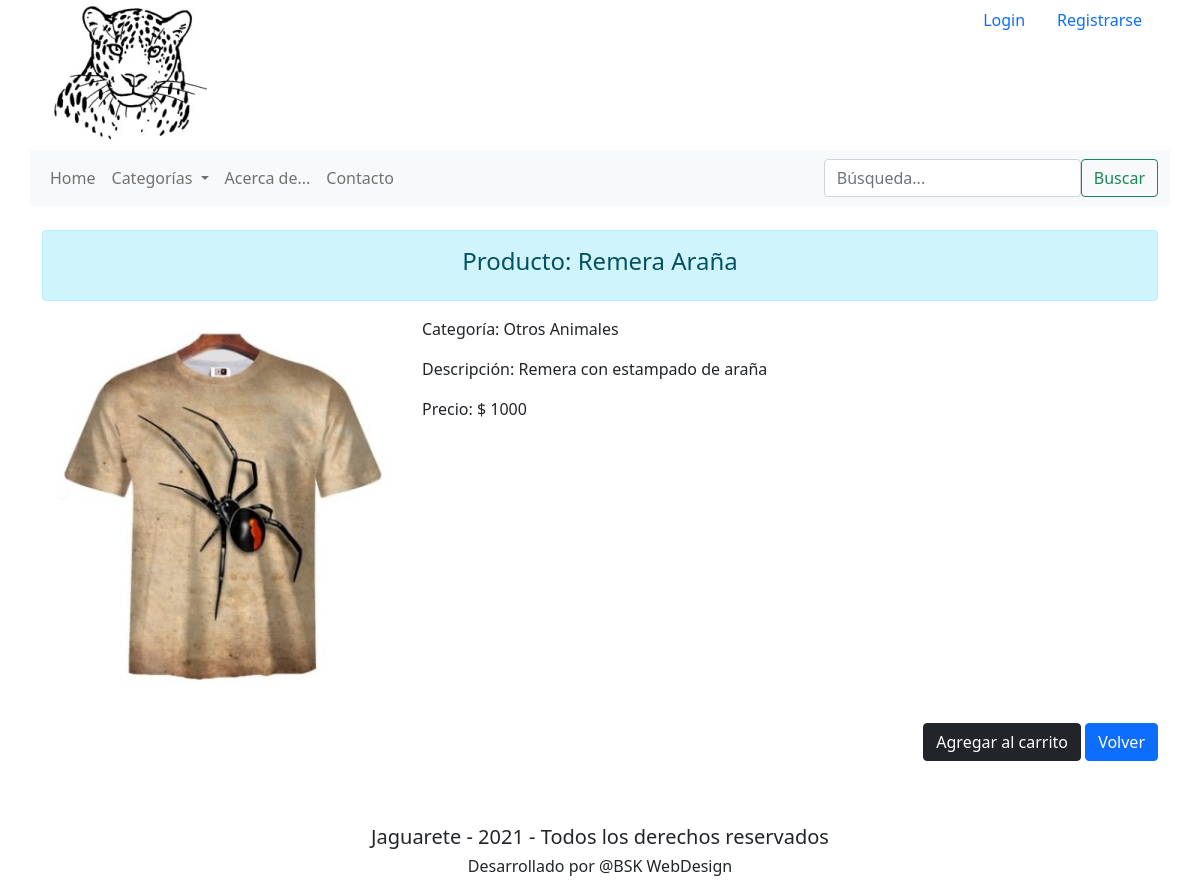
Screenshot of /apps/producto/6 with the database file from the repository.
### apps/models.py (models this page shows, shortened)
class Producto(models.Model):
    categoria = models.ForeignKey(Categorias, on_delete=models.CASCADE, related_name="clasificacion_categoria")
    titulo = models.CharField(max_length=250, null=False)
    imagen = models.FileField(upload_to='imagenes/')
    contenido = models.CharField(max_length=2000, null=False)
    precio = models.IntegerField()

class Categorias(models.Model):
    categoria = models.CharField(max_length=64, null=False)
    def __str__(self):
        return f"{self.categoria}"

### apps/views.py (the view)
# urls.py: path('<int:producto_id>', views.producto, name="producto"),
def producto(request, producto_id):
    un_producto = get_object_or_404(Producto, id=producto_id)
    return render(request, "producto.html", {
        "producto": un_producto
    })

### apps/templates/producto.html (shortened to what this page needs)
<!DOCTYPE HTML lang="es">
<html lang="es">
{% extends "layout.html" %}
{% block content %}
    <div class="alert alert-info" role="alert"><h4 style="text-align: center;">Producto: {{producto.titulo}}</h4></div>
    <div class="row">
        <div class="col-sm-4">
            <img class="card-img-top" src="{{ media_url  }}{{ producto.imagen.url }}" alt="{{ producto.titulo }}">
        </div>
        <div class="col-sm-8">
            <p class="card-text">Categoría: {{ producto.categoria }}</p>
            <p class="card-text">Descripción: {{ producto.contenido }}</p>
            <p class="card-text">Precio: $ {{ producto.precio }}</p>
        </div>
    </div>
    <br>
    <p style="text-align: right;">
    <a href="{% url 'agregar_al_carrito' producto.id %}" class="btn btn-dark">Agregar al carrito</a>
    <a href="/apps/" class="btn btn-primary">Volver</a></p>
    <br>
{% endblock %}

### rows the page displays
Producto: titulo "Remera Araña", imagen (picture), categoria "Otros Animales", contenido "Remera con estampado de araña", precio "1000"
